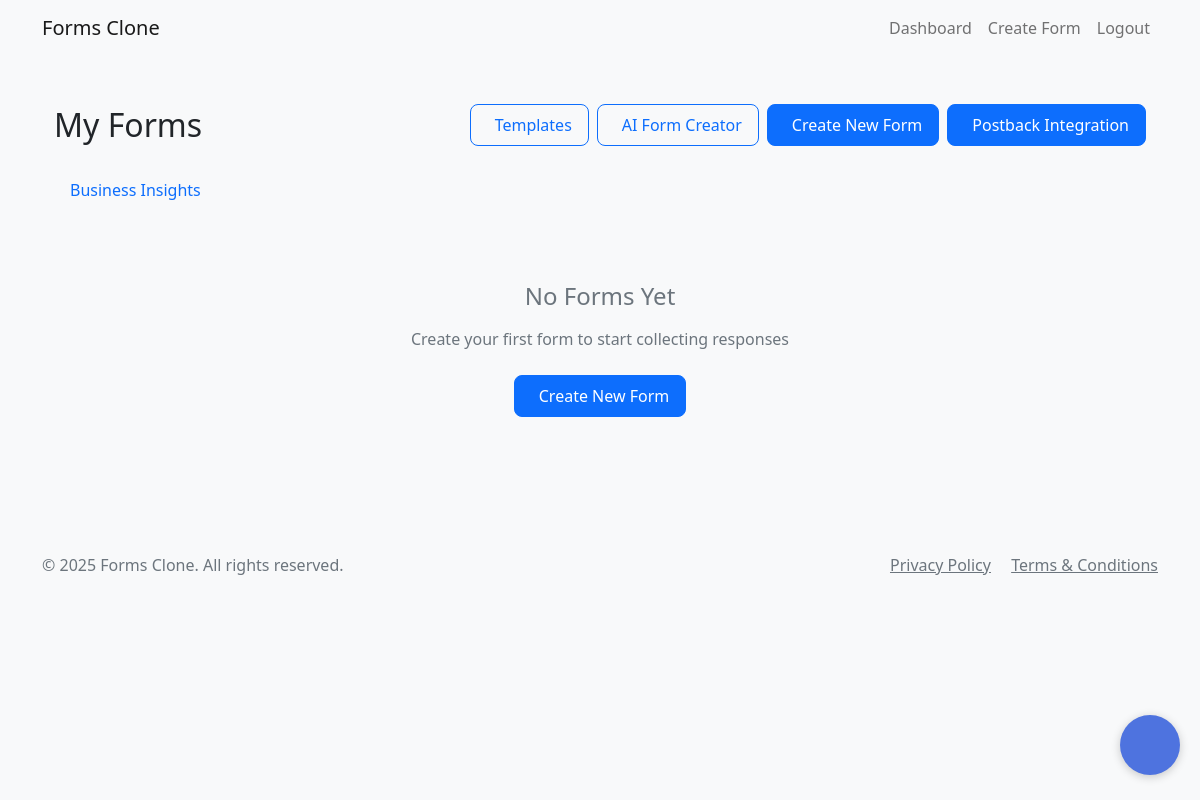
The page /dashboard (signed in) on the database as committed earlier.
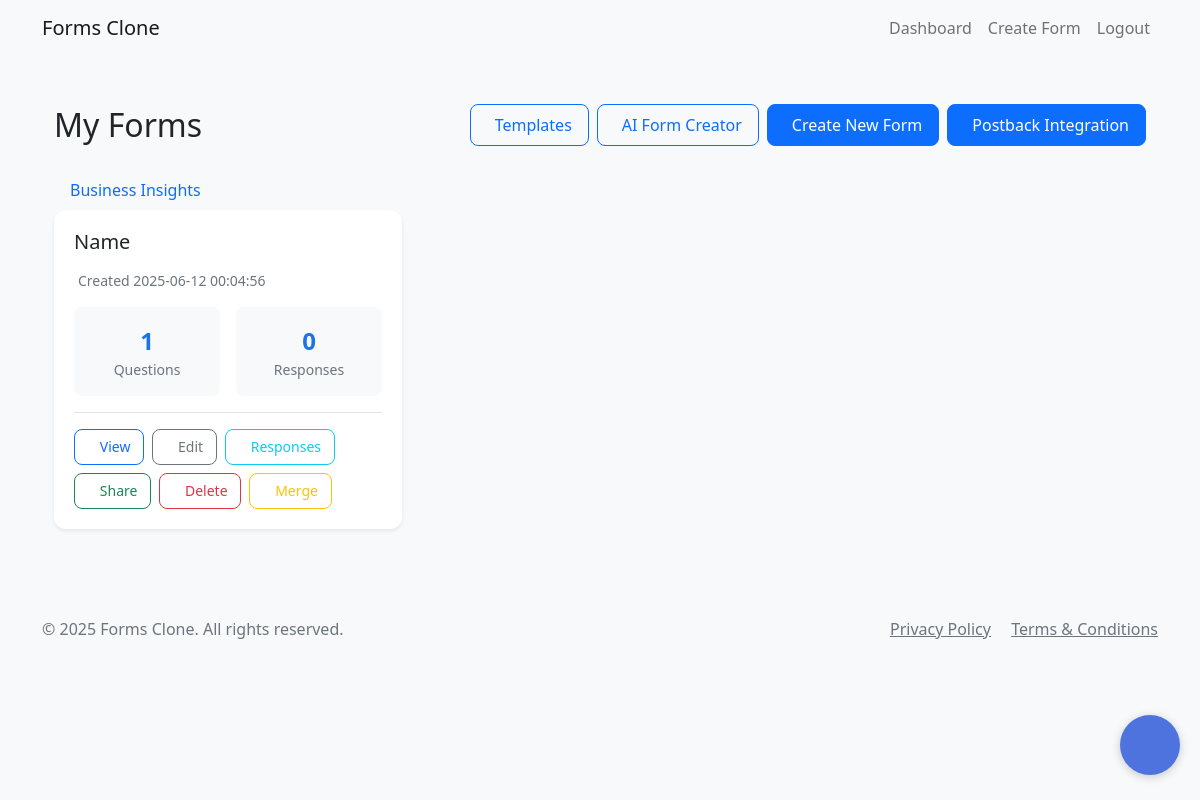
The same page on the database as committed later.
### app.py (models this page shows)
class Form(db.Model):
    id = db.Column(db.Integer, primary_key=True)
    title = db.Column(db.String(200), nullable=False)
    description = db.Column(db.Text)
    score = db.Column(db.Integer, default=100)
    created_at = db.Column(db.DateTime, default=datetime.utcnow)
    user_id = db.Column(db.Integer, db.ForeignKey('user.id', name='fk_form_user'), nullable=False)
    company_id = db.Column(db.Integer, db.ForeignKey('company.id', name='fk_form_company'), nullable=True)
    questions = db.relationship('Question', backref='form', lazy=True, cascade='all, delete-orphan')
    responses = db.relationship('Response', backref='form', lazy=True, cascade='all, delete-orphan')
    is_closed = db.Column(db.Boolean, default=False)  # New field to track if the form is closed/expired
    requires_consent = db.Column(db.Boolean, default=True)  # Require privacy policy and terms consent
    is_quiz = db.Column(db.Boolean, default=False)  # Is this form a quiz?
    passing_score = db.Column(db.Integer, default=0)  # Passing score percentage
    show_score = db.Column(db.Boolean, default=True)  # Whether to show score to respondents
    merged_url = db.Column(db.String(255), nullable=True, default='')

### app.py (the view)
@app.route('/dashboard')
@login_required
def dashboard():
    try:
        forms = Form.query.filter_by(user_id=current_user.id).all()
        predefined_templates = FormTemplate.query.filter_by(is_public=True).all()
        user_templates = []
        if hasattr(current_user, 'templates'):
            user_templates = current_user.templates
        all_templates = list(user_templates) + list(predefined_templates)
        print(f"Forms: {len(forms)}, Templates: {len(all_templates)}")
        return render_template('dashboard.html', forms=forms, templates=all_templates)
    except Exception as e:
        print(f"Error in dashboard route: {str(e)}")
        return render_template('dashboard.html', forms=[], templates=[])

### app.py (called while the page is built)
@app.context_processor
def inject_now():
    return {'now': datetime.now()}

@app.context_processor
def inject_csrf_token():
    return {'csrf_token': lambda: 'dummy_token'}

def datetime_filter(date):
    if date:
        return date.strftime('%Y-%m-%d %H:%M:%S')
    return ''

@login_manager.user_loader
def load_user(user_id):
    return User.query.get(int(user_id))

### templates/dashboard.html (shortened to what this page needs)
{% extends "base.html" %}
{% block content %}
<div class="container py-4">
    <div class="d-flex justify-content-between align-items-center mb-4">
        <h1 class="h2 mb-0">My Forms</h1>
        <div class="d-flex gap-2">
            <a href="{{ url_for('template_gallery') }}" class="btn btn-outline-primary">
                Templates
            </a>
            <a href="{{ url_for('create_form_ai') }}" class="btn btn-outline-primary">
                AI Form Creator
            </a>
            <a href="{{ url_for('create_form') }}" class="btn btn-primary">
                Create New Form
            </a>
             <a href="{{ url_for('manage_postbacks') }}" class="btn btn-primary">
                Postback Integration
            </a>
        </div>
    </div>
    <div class="nav-item">
        <a href="{{ url_for('business_insights') }}" class="nav-link">
            <span>Business Insights</span>
        </a>
    </div>
    {% if forms %}
    <div class="row g-4">
                {% for form in forms %}
        <div class="col-md-6 col-lg-4">
            <div class="card h-100 shadow-sm hover-shadow">
                        <div class="card-body">
                    <div class="d-flex justify-content-between align-items-start mb-3">
                        <h5 class="card-title mb-0 text-truncate" style="max-width: 80%;">{{ form.title }}</h5>
                        <div class="dropdown">
                            <button class="btn btn-link text-muted p-0" type="button" data-bs-toggle="dropdown"
                                    aria-label="Form options" title="Form options">
                            </button>
            </div>
        </div>
                    <p class="card-text text-muted small mb-3">
                        Created {{ form.created_at|datetime }}
                    </p>
                    <div class="response-stats mb-3">
                        <div class="stat-card">
                            <div class="stat-value">{{ form.questions|length }}</div>
                            <div class="stat-label">Questions</div>
                            </div>
                        <div class="stat-card">
                            <div class="stat-value">{{ form.responses|length }}</div>
                            <div class="stat-label">Responses</div>
                    </div>
                </div>
                    <div class="card-actions">
                        <div class="action-buttons">
                            <a href="{{ url_for('view_form', form_id=form.id) }}" class="btn btn-sm btn-outline-primary action-button" title="View Form">
                                View
                            </a>
                            <a href="{{ url_for('edit_form', form_id=form.id) }}" class="btn btn-sm btn-outline-secondary action-button" title="Edit Form">
                                Edit
                            </a>
                            <a href="{{ url_for('view_responses', form_id=form.id) }}" class="btn btn-sm btn-outline-info action-button" title="View Responses">
                                Responses
                            </a>
                            <button type="button" class="btn btn-sm btn-outline-success action-button" title="Share Form"
                                    data-bs-toggle="modal" data-bs-target="#shareModal{{ form.id }}">
                                Share
                            </button>
                            <button type="button" class="btn btn-sm btn-outline-danger action-button" title="Delete Form"
                                    data-bs-toggle="modal" data-bs-target="#deleteModal{{ form.id }}">
                                Delete
                            </button>
                            <button type="button" class="btn btn-sm btn-outline-warning action-button" title="Merge Form"
                                data-bs-toggle="modal" data-bs-target="#mergeModal{{ form.id }}">
                               Merge
                            </button>
     </div>
</div>
                </div>
            </div>
        </div>
        {% endfor %}
            </div>
    {% else %}
    <div class="text-center py-5">
        <h3 class="h4 text-muted mb-3">No Forms Yet</h3>
        <p class="text-muted mb-4">Create your first form to start collecting responses</p>
        <a href="{{ url_for('create_form') }}" class="btn btn-primary">
            Create New Form
        </a>
    </div>
    {% endif %}
</div>
<div class="chat-widget" id="chatWidget">
    <button class="chat-toggle" onclick="toggleChat()">
    </button>
</div>
{% endblock %}

### templates/base.html (shortened to what this page needs)
<!DOCTYPE html>
<html lang="en">
<head>
    <link href="https://cdn.jsdelivr.net/npm/bootstrap@5.1.3/dist/css/bootstrap.min.css" rel="stylesheet">
    <link rel="stylesheet" href="{{ url_for('static', filename='css/style.css') }}">
</head>
<body>
    <nav class="navbar navbar-expand-lg navbar-light bg-light">
        <div class="container">
            <a class="navbar-brand" href="{{ url_for('index') }}">Forms Clone</a>
            <div class="collapse navbar-collapse" id="navbarNav">
                <ul class="navbar-nav ms-auto">
                    {% if current_user.is_authenticated %}
                        <li class="nav-item">
                            <a class="nav-link" href="{{ url_for('dashboard') }}">Dashboard</a>
                        </li>
                        <li class="nav-item">
                            <a class="nav-link" href="{{ url_for('create_form') }}">Create Form</a>
                        </li>
                        <li class="nav-item">
                            <a class="nav-link" href="{{ url_for('logout') }}">Logout</a>
                        </li>
                    {% endif %}
                </ul>
            </div>
        </div>
    </nav>
    <div class="container mt-4">
        {% block content %}{% endblock %}
    </div>
    <footer class="footer mt-5 py-3 bg-light">
        <div class="container">
            <div class="row">
                <div class="col-md-6">
                    <p class="text-muted">&copy; {{ moment().format('YYYY') }} Forms Clone. All rights reserved.</p>
                </div>
                <div class="col-md-6 text-end">
                    <a href="{{ url_for('privacy_policy') }}" class="text-muted me-3">Privacy Policy</a>
                    <a href="{{ url_for('terms_and_conditions') }}" class="text-muted">Terms & Conditions</a>
                </div>
            </div>
        </div>
    </footer>
</body>
</html>

### static/css/style.css (style rules this page uses)
body { background-color: #f8f9fa; }
.card { box-shadow: 0 2px 4px rgba(0, 0, 0, 0.1); border: none; }
.card-title { margin-bottom: 0.5rem; font-weight: 500; }

### templates/dashboard.html (style rules this page uses)
.hover-shadow { transition: all 0.3s ease; }
.card { border: none; border-radius: 12px; overflow: hidden; height: 100%; display: flex; flex-direction: column; }
.card-body { flex: 1; display: flex; flex-direction: column; padding: 1.25rem; }
.card-actions { margin-top: auto; padding-top: 1rem; border-top: 1px solid rgba(0,0,0,0.1); }
.action-buttons { display: flex; gap: 0.5rem; flex-wrap: wrap; max-height: 120px; overflow-y: auto; padding-right: 0.5rem; }
.action-button { display: inline-flex; align-items: center; gap: 0.5rem; padding: 0.5rem 1rem; border-radius: 8px; font-size: 0.875rem; transition: all 0.2s ease; white-space: nowrap; }
.btn { border-radius: 8px; padding: 0.5rem 1rem; }
.btn-sm { padding: 0.4rem 0.8rem; }
.response-stats { display: grid; grid-template-columns: repeat(auto-fit, minmax(120px, 1fr)); gap: 1rem; margin-bottom: 1rem; }
.stat-card { background: #f8f9fa; padding: 1rem; border-radius: 8px; text-align: center; }
.stat-value { font-size: 1.5rem; font-weight: 600; color: #1a73e8; }
.stat-label { font-size: 0.875rem; color: #6c757d; }
.chat-widget { position: fixed; bottom: 20px; right: 20px; z-index: 1000; }
.chat-toggle { width: 60px; height: 60px; border-radius: 50%; background: #4e73df; border: none; color: white; font-size: 24px; cursor: pointer; box-shadow: 0 2px 10px rgba(0,0,0,0.2); position: relative; transition: all 0.3s ease; }

Rows that differ between the two databases and show on the page:
added Form: title "Name", created_at "2025-06-12 00:04:56", questions|length "1", responses|length "0"
Other text that changed with them:
text no longer shown: "No Forms Yet Create your first form to start collecting responses Create New Form"
